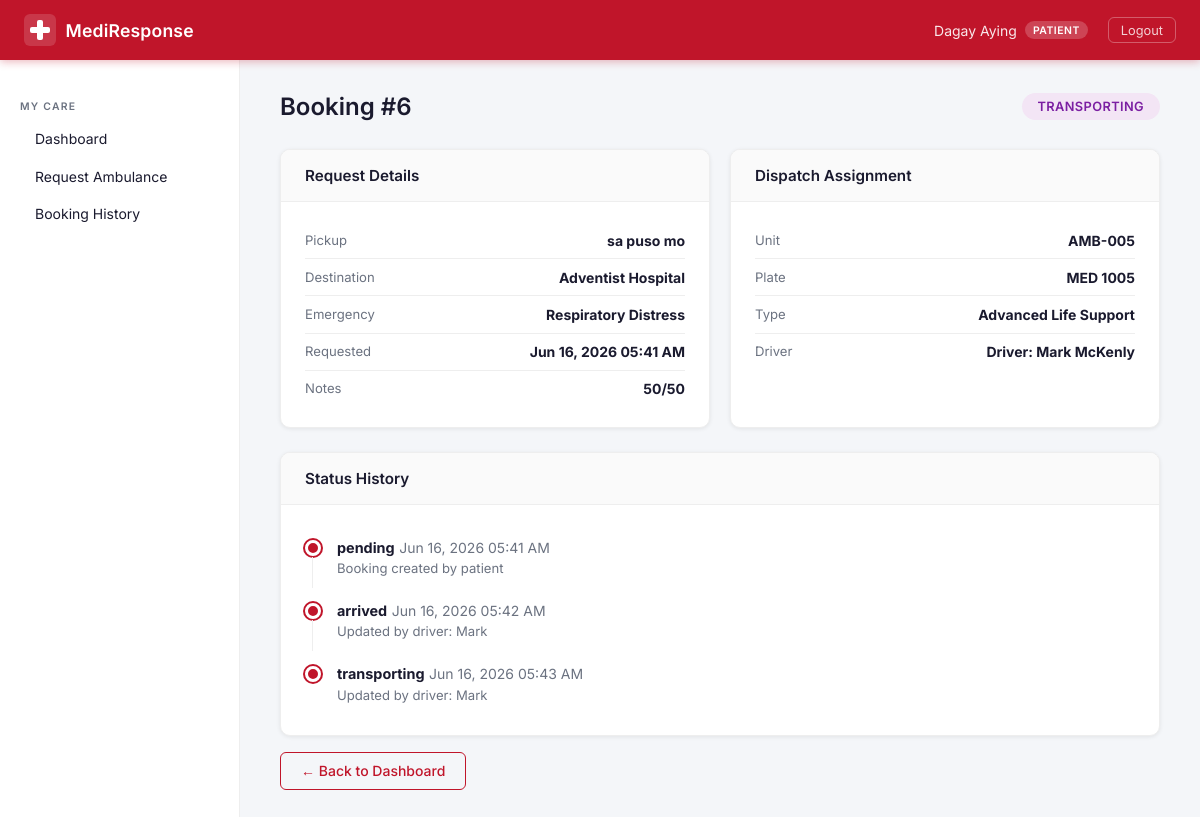
Page /patient/booking/6/ (signed in) on the committed database.
### booking/models.py (models this page shows, shortened)
class UserProfile(models.Model):
    ROLE_CHOICES = [
        ('admin', 'Admin'),
        ('patient', 'Patient'),
        ('driver', 'Driver'),
    ]
    user = models.OneToOneField(
        User,
        on_delete=models.CASCADE,   # If the user is deleted, delete the profile too
        related_name='profile'      # Access via: user.profile
    )
    role = models.CharField(max_length=20, choices=ROLE_CHOICES, default='patient')
    phone = models.CharField(max_length=20, blank=True)

class Booking(models.Model):
    STATUS_CHOICES = [
        ('pending', 'Pending'),
        ('dispatched', 'Dispatched'),
        ('en_route', 'En Route'),
        ('arrived', 'Arrived at Scene'),
        ('transporting', 'Transporting'),
        ('completed', 'Completed'),
        ('cancelled', 'Cancelled'),
    ]
    patient = models.ForeignKey(
        User,
        on_delete=models.CASCADE,
        related_name='bookings'
    )
    pickup_address = models.TextField()
    destination_hospital = models.CharField(max_length=200)
    emergency_type = models.ForeignKey(
        EmergencyType,
        on_delete=models.SET_NULL,
        null=True
    )
    notes = models.TextField(blank=True)
    status = models.CharField(max_length=20, choices=STATUS_CHOICES, default='pending')
    assigned_ambulance = models.ForeignKey(
        Ambulance,
        on_delete=models.SET_NULL,
        null=True,
        blank=True,
        related_name='bookings'
    )
    assigned_driver = models.ForeignKey(
        Driver,
        on_delete=models.SET_NULL,
        null=True,
        blank=True,
        related_name='bookings'
    )
    requested_time = models.DateTimeField(default=timezone.now)
    dispatched_time = models.DateTimeField(null=True, blank=True)
    completed_time = models.DateTimeField(null=True, blank=True)
    class Meta:
        ordering = ['-requested_time']  # Newest first

class EmergencyType(models.Model):
    name = models.CharField(max_length=100)
    description = models.TextField(blank=True)
    def __str__(self):
        return self.name

class Ambulance(models.Model):
    TYPE_CHOICES = [
        ('BLS', 'Basic Life Support'),
        ('ALS', 'Advanced Life Support'),
    ]
    STATUS_CHOICES = [
        ('available', 'Available'),
        ('on_call', 'On Call'),
        ('en_route', 'En Route'),
        ('maintenance', 'Maintenance'),
    ]
    unit_number = models.CharField(max_length=20, unique=True)
    plate_number = models.CharField(max_length=20, unique=True)
    ambulance_type = models.CharField(max_length=10, choices=TYPE_CHOICES, default='BLS')
    status = models.CharField(max_length=20, choices=STATUS_CHOICES, default='available')
    notes = models.TextField(blank=True)

class Driver(models.Model):
    user = models.OneToOneField(User, on_delete=models.CASCADE, related_name='driver_profile')
    license_number = models.CharField(max_length=50)
    contact_number = models.CharField(max_length=20)
    assigned_ambulance = models.OneToOneField(
        Ambulance,
        on_delete=models.SET_NULL,
        null=True,
        blank=True,
        related_name='assigned_driver'
    )
    is_available = models.BooleanField(default=True)
    def __str__(self):
        return f"Driver: {self.user.get_full_name() or self.user.username}"

class BookingStatusLog(models.Model):
    booking = models.ForeignKey(Booking, on_delete=models.CASCADE, related_name='status_logs')
    status = models.CharField(max_length=20)
    timestamp = models.DateTimeField(default=timezone.now)
    updated_by = models.ForeignKey(
        User,
        on_delete=models.SET_NULL,
        null=True,
        blank=True
    )
    notes = models.CharField(max_length=200, blank=True)
    class Meta:
        ordering = ['timestamp']

### booking/views.py (the view)
        def wrapper(request, *args, **kwargs):
            if not request.user.is_authenticated:
                return redirect('login')
            try:
                if request.user.profile.role == role or request.user.is_superuser:
                    return view_func(request, *args, **kwargs)
            except UserProfile.DoesNotExist:
                pass
            return redirect('forbidden')

### booking/views.py (called while the page is built)
def role_required(role):
    def decorator(view_func):
        def wrapper(request, *args, **kwargs):
            if not request.user.is_authenticated:
                return redirect('login')
            try:
                if request.user.profile.role == role or request.user.is_superuser:
                    return view_func(request, *args, **kwargs)
            except UserProfile.DoesNotExist:
                pass
            return redirect('forbidden')
        wrapper.__name__ = view_func.__name__
        return wrapper
    return decorator

@login_required
@role_required('patient')
def booking_detail_patient(request, pk):
    booking = get_object_or_404(Booking, pk=pk, patient=request.user)
    status_logs = booking.status_logs.all()
    return render(request, 'booking/patient/booking_detail.html', {
        'booking': booking,
        'status_logs': status_logs,
    })

### templates/booking/patient/booking_detail.html (shortened to what this page needs)
{% extends "base.html" %}
{% block content %}
<div class="page-header">
    <h1>Booking #{{ booking.pk }}</h1>
    <span class="status-badge status-badge--{{ booking.status }} status-badge--lg" id="status-badge">
        {{ booking.get_status_display }}
    </span>
</div>
<div class="detail-grid">
    <div class="card">
        <div class="card__header">Request Details</div>
        <div class="card__body">
            <div class="detail-row"><span>Pickup</span><strong>{{ booking.pickup_address }}</strong></div>
            <div class="detail-row"><span>Destination</span><strong>{{ booking.destination_hospital }}</strong></div>
            <div class="detail-row"><span>Emergency</span><strong>{{ booking.emergency_type }}</strong></div>
            <div class="detail-row"><span>Requested</span><strong>{{ booking.requested_time|date:"M d, Y h:i A" }}</strong></div>
            {% if booking.notes %}
            <div class="detail-row"><span>Notes</span><strong>{{ booking.notes }}</strong></div>
            {% endif %}
        </div>
    </div>
    <div class="card">
        <div class="card__header">Dispatch Assignment</div>
        <div class="card__body">
            {% if booking.assigned_ambulance %}
            <div class="detail-row"><span>Unit</span><strong>{{ booking.assigned_ambulance.unit_number }}</strong></div>
            <div class="detail-row"><span>Plate</span><strong>{{ booking.assigned_ambulance.plate_number }}</strong></div>
            <div class="detail-row"><span>Type</span><strong>{{ booking.assigned_ambulance.get_ambulance_type_display }}</strong></div>
            {% else %}
            <p class="text-muted">Waiting for assignment...</p>
            {% endif %}
            {% if booking.assigned_driver %}
            <div class="detail-row"><span>Driver</span><strong>{{ booking.assigned_driver }}</strong></div>
            {% endif %}
        </div>
    </div>
</div>
<div class="card" style="margin-top: 1.5rem;">
    <div class="card__header">Status History</div>
    <div class="card__body">
        <div class="timeline" id="status-timeline">
            {% for log in status_logs %}
            <div class="timeline__item">
                <div class="timeline__dot timeline__dot--{{ log.status }}"></div>
                <div class="timeline__content">
                    <strong>{{ log.get_status_display|default:log.status }}</strong>
                    <span class="text-muted">{{ log.timestamp|date:"M d, Y h:i A" }}</span>
                    {% if log.notes %}<p>{{ log.notes }}</p>{% endif %}
                </div>
            </div>
            {% empty %}
            <p class="text-muted">No status history yet.</p>
            {% endfor %}
        </div>
    </div>
</div>
<div style="margin-top: 1rem;">
    <a href="{% url 'patient_dashboard' %}" class="btn btn--outline">← Back to Dashboard</a>
</div>
{% endblock %}

### templates/base.html (shortened to what this page needs)
{% load static %}
<!DOCTYPE html>
<html lang="en">
<head>
    <link rel="stylesheet" href="{% static 'css/style.css' %}">
</head>
<body>
{% if user.is_authenticated %}
<header class="topbar">
    <div class="topbar__left">
        <a href="{% url 'dashboard' %}" class="topbar__brand">
            <svg class="topbar__logo" viewBox="0 0 32 32" fill="none" xmlns="http://www.w3.org/2000/svg">
                <rect width="32" height="32" rx="6" fill="white" fill-opacity="0.15"/>
                <rect x="13" y="6" width="6" height="20" rx="2" fill="white"/>
                <rect x="6" y="13" width="20" height="6" rx="2" fill="white"/>
            </svg>
            <span class="topbar__name">MediResponse</span>
        </a>
    </div>
    <div class="topbar__right">
        <span class="topbar__user">
            {{ user.get_full_name|default:user.username }}
            {% if user.profile %}
            <span class="role-badge role-badge--{{ user.profile.role }}">{{ user.profile.role|capfirst }}</span>
            {% endif %}
        </span>
        <form method="post" action="{% url 'logout' %}" style="display:inline;">
    <button type="submit" class="topbar__logout">Logout</button>
</form>
    </div>
</header>
<div class="layout">
    <aside class="sidebar" id="sidebar">
        <nav class="sidebar__nav">
            {% if user.is_superuser or user.profile.role == 'admin' %}
            <p class="sidebar__section-label">Dispatch</p>
            <a href="{% url 'admin_dashboard' %}" class="sidebar__link {% if request.resolver_match.url_name == 'admin_dashboard' %}active{% endif %}">
                <span class="sidebar__icon"></span> Dashboard
            </a>
            <a href="{% url 'admin_bookings_list' %}" class="sidebar__link {% if 'bookings' in request.resolver_match.url_name %}active{% endif %}">
                <span class="sidebar__icon"></span> All Bookings
            </a>
            <p class="sidebar__section-label">Fleet</p>
            <a href="{% url 'admin_fleet' %}" class="sidebar__link {% if 'fleet' in request.resolver_match.url_name %}active{% endif %}">
                <span class="sidebar__icon"></span> Ambulance Fleet
            </a>
            <a href="{% url 'admin_drivers' %}" class="sidebar__link {% if request.resolver_match.url_name == 'admin_drivers' %}active{% endif %}">
                <span class="sidebar__icon"></span> Drivers
            </a>
            <p class="sidebar__section-label">Records</p>
            <a href="{% url 'admin_patients' %}" class="sidebar__link {% if request.resolver_match.url_name == 'admin_patients' %}active{% endif %}">
                <span class="sidebar__icon"></span> Patients
            </a>
            <a href="{% url 'admin_reports' %}" class="sidebar__link {% if request.resolver_match.url_name == 'admin_reports' %}active{% endif %}">
                <span class="sidebar__icon"></span> Reports
            </a>
            {% elif user.profile.role == 'patient' %}
            <p class="sidebar__section-label">My Care</p>
            <a href="{% url 'patient_dashboard' %}" class="sidebar__link {% if request.resolver_match.url_name == 'patient_dashboard' %}active{% endif %}">
                 Dashboard
            </a>
            <a href="{% url 'new_booking' %}" class="sidebar__link {% if request.resolver_match.url_name == 'new_booking' %}active{% endif %}">
                 Request Ambulance
            </a>
            <a href="{% url 'booking_history' %}" class="sidebar__link {% if request.resolver_match.url_name == 'booking_history' %}active{% endif %}">
                 Booking History
            </a>
            {% elif user.profile.role == 'driver' %}
            <p class="sidebar__section-label">Dispatch</p>
            <a href="{% url 'driver_dashboard' %}" class="sidebar__link {% if request.resolver_match.url_name == 'driver_dashboard' %}active{% endif %}">
                <span class="sidebar__icon"></span> My Dashboard
            </a>
            {% endif %}
        </nav>
    </aside>
    <main class="content">
        {% block content %}{% endblock %}
    </main>
</div>
{% else %}
<div class="auth-wrapper">
    {% block auth_content %}{% endblock %}
</div>
{% endif %}
</body>
</html>

### rows in the picture
Booking: pk "6", status "TRANSPORTING", pickup_address "sa puso mo", destination_hospital "Adventist Hospital", emergency_type "Respiratory Distress", requested_time "Jun 16, 2026 05:41 AM", notes "50/50", assigned_ambulance.unit_number "AMB-005", assigned_ambulance.plate_number "MED 1005", assigned_ambulance.ambulance_type "Advanced Life Support", assigned_driver "Driver: Mark McKenly"
BookingStatusLog: status "pending", timestamp "Jun 16, 2026 05:41 AM", notes "Booking created by patient"
BookingStatusLog: status "arrived", timestamp "Jun 16, 2026 05:42 AM", notes "Updated by driver: Mark"
BookingStatusLog: status "transporting", timestamp "Jun 16, 2026 05:43 AM", notes "Updated by driver: Mark"

### other values in the picture
{{ user.get_full_name|default:user.username }} "Dagay Aying"
{{ user.profile.role|capfirst }} "PATIENT"
